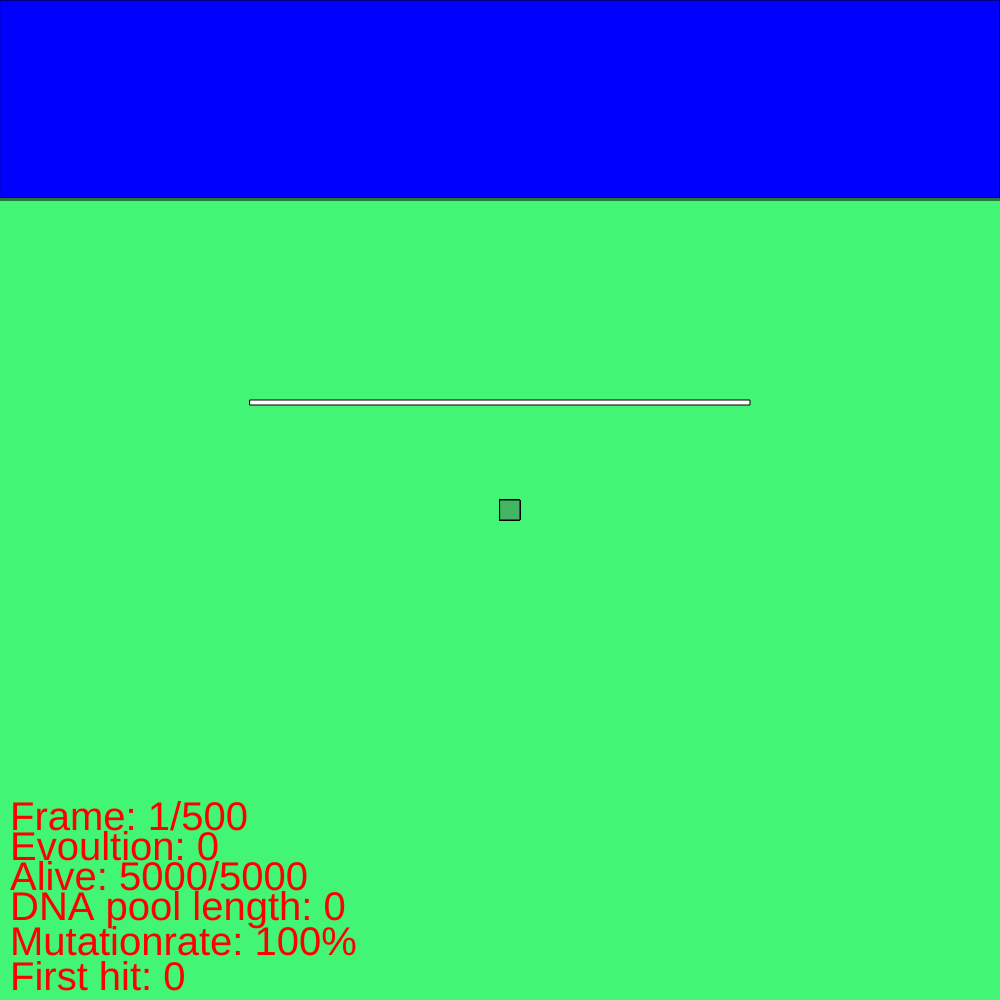
Frame 1 (no input)
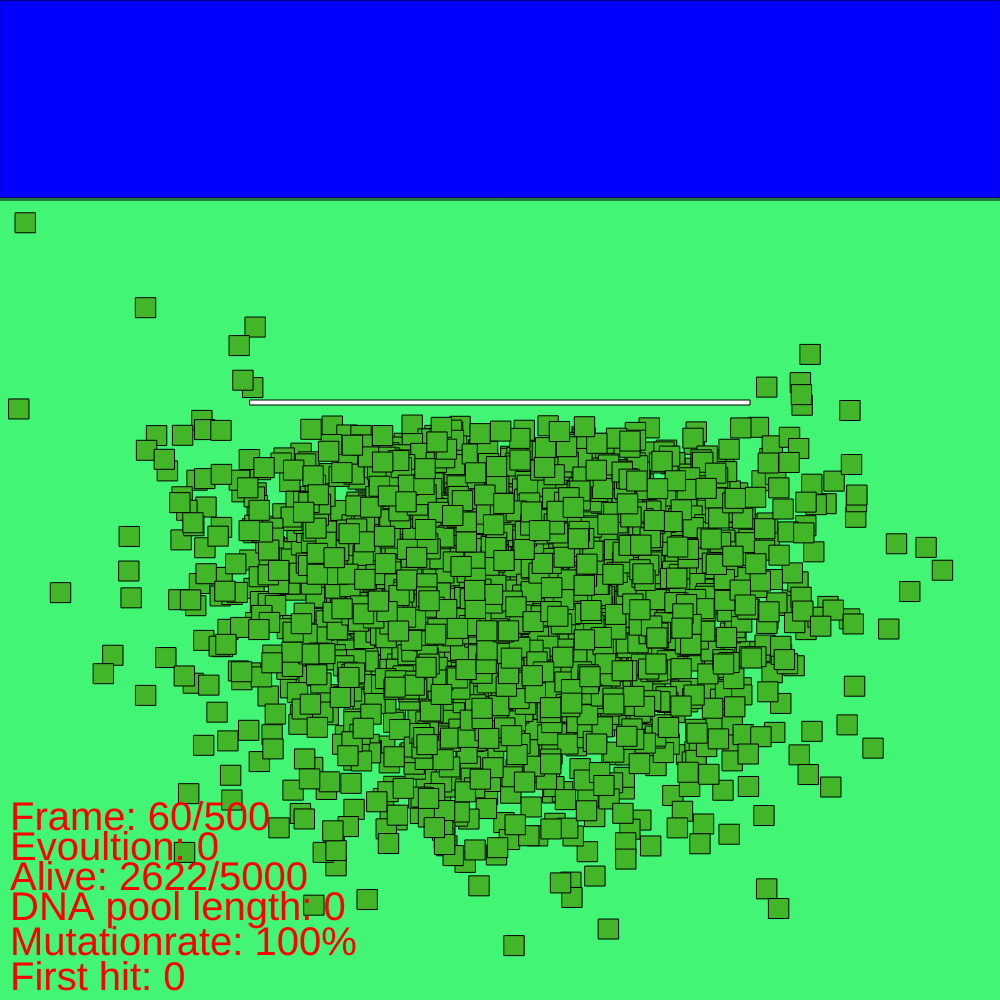
Frame 60 (no input)
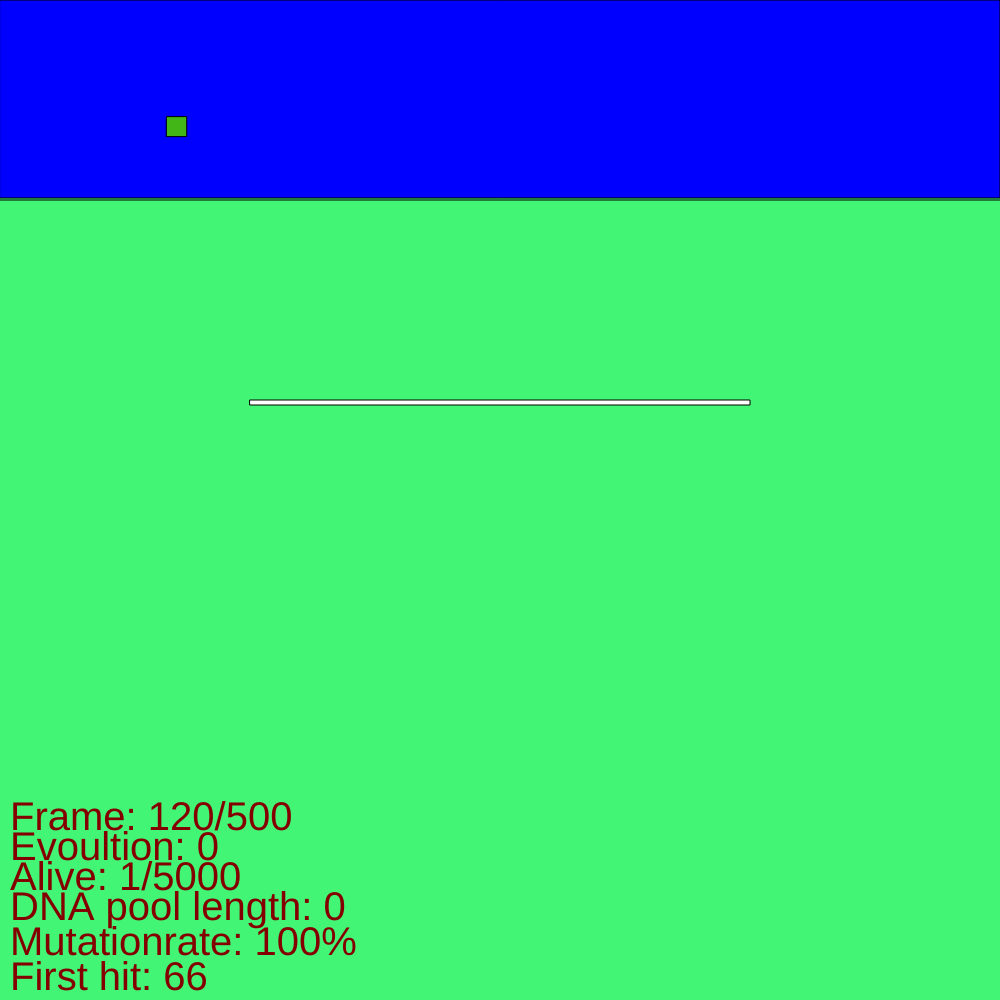
Frame 120 (the mouse pressed at the canvas centre since frame 60)

The p5.js sketch that drew these frames (run headless with seeded random() and noise() and a simulated clock; from frame 60 on, the mouse is pressed at the canvas centre):

// p5.js sketch
// ── sketch.js
function rng(min, max) {
  return Math.floor(Math.random() * (max - min)) + min;
}
function rfg(min, max) {
  return Math.random() * (max - min) + min;
}

function setup() {
  createCanvas(1000, 1000);
}

var mutationrate = 100;

var numberSurvived = 0;

var dnaxPool = [];
var dnayPool = [];
var speedPool = [];

var evoultions = 0;
var date = 0;
var dpe = 500;

var evoultionData = [];

var pause = false;
function mousePressed() {
  console.log(evoultionData);
}

//start
function creture(){
  //logic vars
  this.x = 500;
  this.y = 500;
  this.food = 100;
  this.alive = true;
  this.framesEating = 0;
  this.happyness = 0;

  //dna vars


  //the speed is... the speed.
  //this can be mutated
  this.speed = 0.06;
  //the dna is the direction the creture needs to go every frame.
  //this can be mutated.
  this.dnax = [];
  this.dnay = [];

  this.lifespan = 0;
  //this var is updated every frame if the creture is alive.
  //this is how we determine how much of the cretures dna to put in the pool.

  this.show = function(col){
    fill(col);
    rect(this.x, this.y, 20, 20);
    fill(255, 0, 0);
    textSize(32);
    // text(this.food, this.x, this.y);
  }

  this.newRandomDna = function(){
    for (var i = 0; i < dpe; i++) {
      this.dnax.push();
      this.dnay.push();

      this.dnax[i] = rng(-500, 500);
      this.dnay[i] = rng(-500, 500);
    }
  }
}

var population = [];
var numberOfRabbits = 5000;
var timeOfFirstHit = 0;

for (var i = 0; i < numberOfRabbits; i++) {
  population.push(i);
  population[i] = new creture();
  //give every creture random DNA
  population[i].newRandomDna();
}

// LLLLLLLLLLLLLLLLLOOOOOOOOOOOOOOOOOOOOOOOOOOOOOOOOOOOOOOOOOOOOOOOOOOOOOOOOOOOOOOOOOOOOOOOOOOOOOOOOOOOOOOOOOOOOPPPPPPPPPPPPPPPPP
function draw() {
  background(66, 245, 117);

  // console.log(mouseX +' '+ mouseY);
  line(0, 200, 1000, 200);
  fill(0, 0, 255);
  rect(0, 0, 1000, 198);
  // line(100, 800, 900, 800);

  fill(255, 255, 255);
  // line(350, 400, 650, 400);
  rect(250, 400, 500, 5);
  date++;

  //collisions
  for (var i = 0; i < population.length; i++) {
    //food box
    if (population[i].y <= 200){
      if (timeOfFirstHit == 0){
        timeOfFirstHit = date;
      }
      population[i].food++;
      population[i].food++;
    }
    //food box
    // if (population[i].y >= 800){
    //   if (timeOfFirstHit == 0){
    //     timeOfFirstHit = date;
    //   }
    //   population[i].food++;
    //   population[i].food++;
    // }

    //KILLING ZONE
    if (population[i].alive == true){
      if (population[i].x >= 250.0){
        if (population[i].x <= 750.0){
          if (Math.abs(population[i].y - 400) <= 15){
            // line(350, 300, 650, 300);
            population[i].alive = false;
            // console.log("creture "+i+" died");
          }
        }
      }
    }
  }
  for (var i = 0; i < population.length; i++) {
    if (population[i].alive == true){
      numberSurvived++;
    }
  }
  if (date >= dpe){
    //there has been a full evoultion.
    evoultions++;
    var evedata = [];

    evedata.push("Done! evoultion number: "+ evoultions);
    evedata.push("number of survivers: "+ numberSurvived);
    evedata.push("first hit: "+timeOfFirstHit);
    evoultionData.push(evedata);
    numberSurvived = 0;

    // console.log("--------------------------------------");
    // console.log("Done! evoultion number: "+ evoultions);
    // console.log("number of survivers: "+ numberSurvived);
    // console.log("first hit: "+timeOfFirstHit);

    dnaxPool = [];
    dnayPool = [];
    speedPool = [];
    date = 0;
    timeOfFirstHit = 0;
    for (var i = 0; i < population.length; i++){
      for (var x = 0; x < population[i].lifespan; x++){
        speedPool.push(population[i].speed);
        dnaxPool.push(population[i].dnax);
        dnayPool.push(population[i].dnay);
      }
    }

    //make every creture come back to life
    for (var i = 0; i < population.length; i++) {
      population[i].food = 100;
      population[i].x = 500;
      population[i].y = 500;
      population[i].alive = true;
      population[i].lifespan = 0;

      //pull random DNA data from the dna pools
      //and mutate them if necessary
      population[i].dnax = dnaxPool[rng(0, dnaxPool.length)];
      population[i].dnay = dnayPool[rng(0, dnayPool.length)];
      //DNA mutation here.
      if (rng(0, 100) <= mutationrate){
        //we can increase how many times mutated
        //you can remember how to do it its 1am im not writing anymore code.
        for (var x = 0; x < population[i].dnax.length; x++){
          if (rng(0, 1) <= 0){
            population[i].dnax[x] = population[i].dnax[x] - rng(rng(-100, 0), rng(0, 100));
            population[i].dnay[x] = population[i].dnay[x] - rng(rng(-100, 0), rng(0, 100));
          }else {
            population[i].dnax[x] = population[i].dnax[x] - rng(rng(-100, 0), rng(0, 100));
            population[i].dnay[x] = population[i].dnay[x] - rng(rng(-100, 0), rng(0, 100));
          }
        }
      }

      population[i].speed = speedPool[rng(0, speedPool.length)];
    }
  }
  //logic as in if has food
  for (var i = 0; i < population.length; i++) {
    if (population[i].food >= 0){
      population[i].food--;
    }
    if (population[i].food <= 0){
      population[i].alive = false;
    }
  }


  //shows every creture if its alive.
  //also adds to its lifespan
  for (var i = 0; i < population.length; i++) {
    if (population[i].alive == true){
      population[i].show(color(66, 182, population[i].food));
      population[i].lifespan++;
    }
  }

  //MOVEMENT
  //Every creture needs to move in the direction acording to the dna in that creture
  for (var i = 0; i < population.length; i++) {
    if (population[i].alive == true){
      if (population[i].x != population[i].dnax[date]){
        population[i].x = Math.abs(population[i].x - population[i].dnax[date] * population[i].speed);
      }
      if (population[i].y != population[i].dnay[date]){
        population[i].y = Math.abs(population[i].y - population[i].dnay[date] * population[i].speed);
      }
    }
  }
  textSize(40);
  if (timeOfFirstHit != 0){
    fill(2*timeOfFirstHit, 0, 0);
  }
  text("Evoultion: "+evoultions, 10, 860);
  text("Frame: "+date+"/"+dpe, 10, 830);
  text("Alive: "+numberSurvived+"/"+numberOfRabbits, 10, 890);
  text("DNA pool length: "+dnaxPool.length, 10, 920);
  text("Mutationrate: "+mutationrate+"%", 10, 955);
  text("First hit: "+timeOfFirstHit, 10, 990);
  numberSurvived = 0;
}
